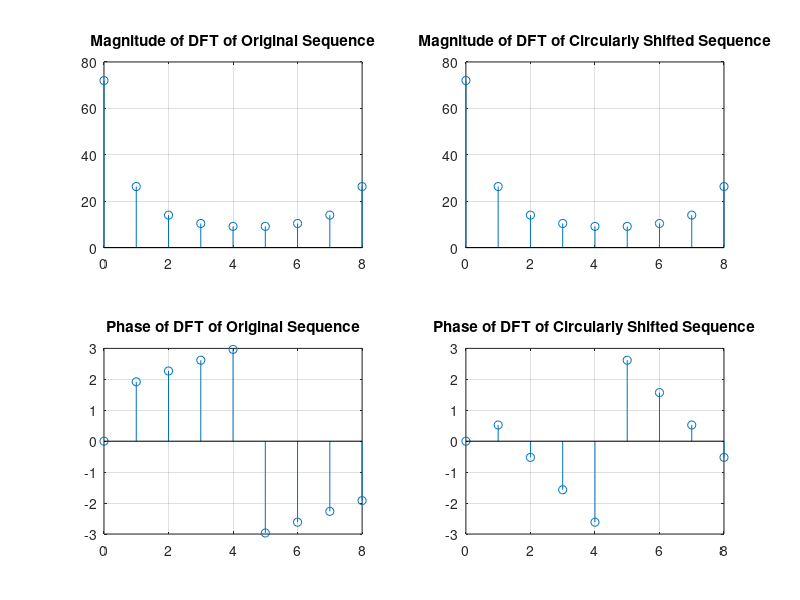

This figure's MATLAB source:
% Program P3_8
% Circular Time-Shifting Property of DFT
clf;
x = [0 2 4 6 8 10 12 14 16];
N = length(x)-1; n = 0:N;
y = circshift(x,2);
XF = fft(x);
YF = fft(y);
subplot(2,2,1)
stem(n,abs(XF));grid
title('Magnitude of DFT of Original Sequence');
subplot(2,2,2)
stem(n,abs(YF));grid
title('Magnitude of DFT of Circularly Shifted Sequence');
subplot(2,2,3)
stem(n,angle(XF));grid
title('Phase of DFT of Original Sequence');
subplot(2,2,4)
stem(n,angle(YF));grid
title('Phase of DFT of Circularly Shifted Sequence');
